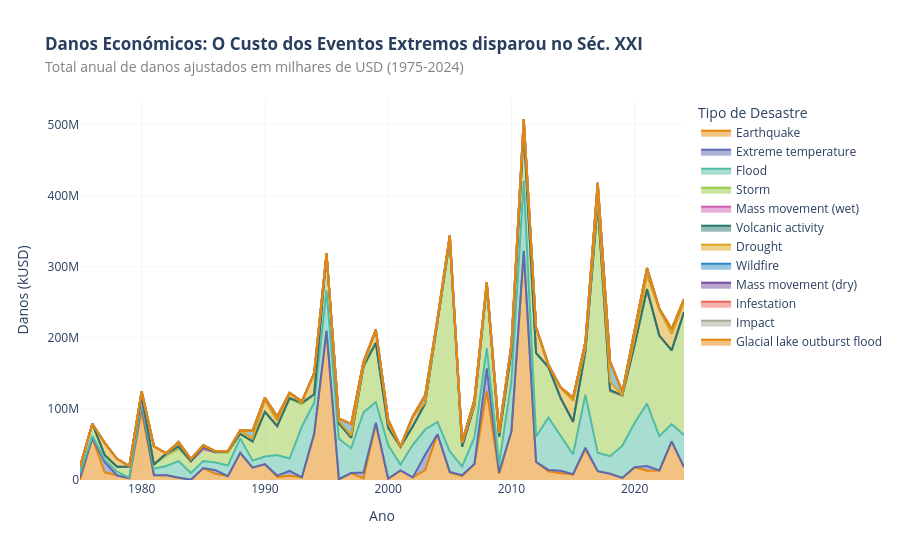

This figure's notebook cell:
### Markdown cell above
### O Impacto Económico — A Explosão dos Custos

Atendendo mais a research question> How have the frequency and economic damage of extreme weather events changed
over the past 50 years, and which world regions show the steepest acceleration?

Focamo-nos na dimensão económica da nossa pergunta de investigação. Este gráfico utiliza a variável `Total Damage, Adjusted ('000 US$)`, que representa o valor das perdas financeiras ajustadas pela inflação para garantir uma comparação justa entre 1975 e 2024.

### Code cell
# 1. Limpeza: Filtrar registos com dados de danos e anos do estudo
df_damage = df_emdat[df_emdat["Total Damage, Adjusted ('000 US$)"].notnull()].copy()
df_damage = df_damage[(df_damage['Start Year'] >= 1975) & (df_damage['Start Year'] <= 2024)]

# 2. Agrupar por Ano e Tipo de Desastre para ver a composição do custo
damage_trend = df_damage.groupby(['Start Year', 'Disaster Type'])["Total Damage, Adjusted ('000 US$)"].sum().reset_index()

# 3. Criar o Gráfico de Áreas Empilhadas
fig = px.area(
    damage_trend, 
    x="Start Year", 
    y="Total Damage, Adjusted ('000 US$)", 
    color="Disaster Type",
    title="<b>Danos Económicos: O Custo dos Eventos Extremos disparou no Séc. XXI</b><br><span style='font-size:14px; color:gray'>Total anual de danos ajustados em milhares de USD (1975-2024)</span>",
    labels={'Start Year': 'Ano', "Total Damage, Adjusted ('000 US$)": 'Danos (kUSD)'},
    color_discrete_sequence=px.colors.qualitative.Vivid
)

# 4. Estilo Editorial (Aula 4/5)
fig.update_layout(
    plot_bgcolor='white',
    xaxis=dict(showgrid=True, gridcolor='whitesmoke'),
    yaxis=dict(showgrid=True, gridcolor='whitesmoke'),
    legend_title="Tipo de Desastre"
)

fig.show()

### Figure 1 — Plotly figure (JSON) as saved in the notebook; plotly's stock layout.template omitted (floating-point values rounded to 4 significant figures)
{"data": [{"fillpattern": {"shape": ""}, "hovertemplate": "Disaster Type=Earthquake<br>Ano=%{x}<br>Danos (kUSD)=%{y}<extra></extra>", "legendgroup": "Earthquake", "line": {"color": "rgb(229, 134, 6)"}, "marker": {"symbol": "circle"}, "mode": "lines", "name": "Earthquake", "orientation": "v", "showlegend": true, "stackgroup": "1", "type": "scatter", "x": [1975, 1976, 1977, 1978, 1979, 1980, 1981, 1982, 1983, 1984, 1985, 1986, 1987, 1988, 1989, 1990, 1991, 1992, 1993, 1994, 1995, 1996, 1997, 1998, 1999, 2000, 2001, 2002, 2003, 2004, 2005, 2006, 2007, 2008, 2009, 2010, 2011, 2012, 2013, 2014, 2015, 2016, 2017, 2018, 2019, 2020, 2021, 2022, 2023, 2024], "xaxis": "x", "y": [104900.0, 58910000.0, 10780000.0, 6323000.0, 2283000.0, 96940000.0, 6643000.0, 6686000.0, 3217000.0, 240100.0, 16350000.0, 8612000.0, 5347000.0, 38200000.0, 17390000.0, 22080000.0, 4426000.0, 5956000.0, 3845000.0, 64380000.0, 208500000.0, 1145000.0, 9690000.0, 2348000.0, 78550000.0, 1412000.0, 13040000.0, 3606000.0, 14070000.0, 64390000.0, 10770000.0, 5340000.0, 22650000.0, 125000000.0, 8821000.0, 68050000.0, 321200000.0, 25330000.0, 12280000.0, 9514000.0, 7978000.0, 43120000.0, 12460000.0, 8887000.0, 2956000.0, 18010000.0, 13090000.0, 13390000.0, 53690000.0, 18130000.0], "yaxis": "y"}, {"fillpattern": {"shape": ""}, "hovertemplate": "Disaster Type=Extreme temperature<br>Ano=%{x}<br>Danos (kUSD)=%{y}<extra></extra>", "legendgroup": "Extreme temperature", "line": {"color": "rgb(93, 105, 177)"}, "marker": {"symbol": "circle"}, "mode": "lines", "name": "Extreme temperature", "orientation": "v", "showlegend": true, "stackgroup": "1", "type": "scatter", "x": [1975, 1977, 1979, 1980, 1985, 1986, 1988, 1990, 1991, 1992, 1994, 1995, 1997, 1998, 1999, 2000, 2001, 2003, 2005, 2006, 2008, 2009, 2010, 2011, 2012, 2013, 2014, 2015, 2016, 2021, 2023], "xaxis": "x", "y": [3497000.0, 14490000.0, 345800.0, 7613000.0, 419900.0, 5008000.0, 1592.0, 214300.0, 1778000.0, 6769000.0, 1005000.0, 1717000.0, 64490.0, 8227000.0, 1883000.0, 674300.0, 354500.0, 21350000.0, 642500.0, 1556000.0, 31970000.0, 1699000.0, 575400.0, 1089000.0, 208800.0, 1885000.0, 3336000.0, 124400.0, 2325000.0, 6483000.0, 566200.0], "yaxis": "y"}, {"fillpattern": {"shape": ""}, "hovertemplate": "Disaster Type=Flood<br>Ano=%{x}<br>Danos (kUSD)=%{y}<extra></extra>", "legendgroup": "Flood", "line": {"color": "rgb(82, 188, 163)"}, "marker": {"symbol": "circle"}, "mode": "lines", "name": "Flood", "orientation": "v", "showlegend": true, "stackgroup": "1", "type": "scatter", "x": [1975, 1976, 1977, 1978, 1979, 1980, 1981, 1982, 1983, 1984, 1985, 1986, 1987, 1988, 1989, 1990, 1991, 1992, 1993, 1994, 1995, 1996, 1997, 1998, 1999, 2000, 2001, 2002, 2003, 2004, 2005, 2006, 2007, 2008, 2009, 2010, 2011, 2012, 2013, 2014, 2015, 2016, 2017, 2018, 2019, 2020, 2021, 2022, 2023, 2024], "xaxis": "x", "y": [6304000.0, 3239000.0, 3726000.0, 5343000.0, 813800.0, 4359000.0, 9090000.0, 12980000.0, 23410000.0, 9510000.0, 9918000.0, 10910000.0, 15000000.0, 20390000.0, 9859000.0, 10670000.0, 28830000.0, 17510000.0, 71370000.0, 43390000.0, 56480000.0, 56990000.0, 34950000.0, 84540000.0, 29400000.0, 47000000.0, 8242000.0, 45870000.0, 35580000.0, 17240000.0, 28820000.0, 12150000.0, 37160000.0, 28620000.0, 11700000.0, 70720000.0, 98720000.0, 35740000.0, 73810000.0, 48310000.0, 27910000.0, 74370000.0, 26030000.0, 24630000.0, 45130000.0, 62410000.0, 87930000.0, 48160000.0, 24330000.0, 45080000.0], "yaxis": "y"}, {"fillpattern": {"shape": ""}, "hovertemplate": "Disaster Type=Storm<br>Ano=%{x}<br>Danos (kUSD)=%{y}<extra></extra>", "legendgroup": "Storm", "line": {"color": "rgb(153, 201, 69)"}, "marker": {"symbol": "circle"}, "mode": "lines", "name": "Storm", "orientation": "v", "showlegend": true, "stackgroup": "1", "type": "scatter", "x": [1975, 1976, 1977, 1978, 1979, 1980, 1981, 1982, 1983, 1984, 1985, 1986, 1987, 1988, 1989, 1990, 1991, 1992, 1993, 1994, 1995, 1996, 1997, 1998, 1999, 2000, 2001, 2002, 2003, 2004, 2005, 2006, 2007, 2008, 2009, 2010, 2011, 2012, 2013, 2014, 2015, 2016, 2017, 2018, 2019, 2020, 2021, 2022, 2023, 2024], "xaxis": "x", "y": [8535000.0, 16480000.0, 6008000.0, 6954000.0, 15140000.0, 6833000.0, 5930000.0, 14630000.0, 17110000.0, 16550000.0, 17000000.0, 14430000.0, 18140000.0, 6436000.0, 26200000.0, 62920000.0, 40390000.0, 84050000.0, 31230000.0, 11410000.0, 51460000.0, 21510000.0, 14720000.0, 63420000.0, 81620000.0, 23590000.0, 24920000.0, 25640000.0, 36420000.0, 139900000.0, 296900000.0, 27550000.0, 45090000.0, 88480000.0, 38190000.0, 40840000.0, 70940000.0, 117200000.0, 70830000.0, 53290000.0, 45470000.0, 60080000.0, 350000000.0, 90970000.0, 70720000.0, 110000000.0, 159300000.0, 141500000.0, 103800000.0, 172600000.0], "yaxis": "y"}, {"fillpattern": {"shape": ""}, "hovertemplate": "Disaster Type=Mass movement (wet)<br>Ano=%{x}<br>Danos (kUSD)=%{y}<extra></extra>", "legendgroup": "Mass movement (wet)", "line": {"color": "rgb(204, 97, 176)"}, "marker": {"symbol": "circle"}, "mode": "lines", "name": "Mass movement (wet)", "orientation": "v", "showlegend": true, "stackgroup": "1", "type": "scatter", "x": [1976, 1977, 1979, 1982, 1983, 1984, 1987, 1989, 1991, 1992, 1993, 1994, 1995, 1996, 1997, 1998, 1999, 2000, 2001, 2002, 2003, 2004, 2005, 2006, 2009, 2010, 2014, 2015, 2016, 2017, 2018, 2019, 2020, 2021, 2024], "xaxis": "x", "y": [551200.0, 56930.0, 10660.0, 2275000.0, 3114000.0, 129800.0, 1728000.0, 1071000.0, 14740.0, 966000.0, 2103000.0, 131800.0, 74700.0, 40000.0, 31850.0, 1768000.0, 1411000.0, 841600.0, 125100.0, 335700.0, 88600.0, 5813.0, 88340.0, 62470.0, 437200.0, 1837000.0, 361700.0, 10590.0, 947600.0, 188500.0, 1159000.0, 245400.0, 157600.0, 289400.0, 345100.0], "yaxis": "y"}, {"fillpattern": {"shape": ""}, "hovertemplate": "Disaster Type=Volcanic activity<br>Ano=%{x}<br>Danos (kUSD)=%{y}<extra></extra>", "legendgroup": "Volcanic activity", "line": {"color": "rgb(36, 121, 108)"}, "marker": {"symbol": "circle"}, "mode": "lines", "name": "Volcanic activity", "orientation": "v", "showlegend": true, "stackgroup": "1", "type": "scatter", "x": [1976, 1977, 1980, 1982, 1983, 1985, 1990, 1991, 1993, 1994, 1995, 1996, 1997, 2000, 2001, 2002, 2006, 2011, 2014, 2015, 2018, 2020, 2021, 2022], "xaxis": "x", "y": [3743.0, 113900.0, 3274000.0, 900400.0, 551800.0, 2916000.0, 19210.0, 545900.0, 1060.0, 232800.0, 1486.0, 33000.0, 15630.0, 4033.0, 29510.0, 15700.0, 233400.0, 145000.0, 246500.0, 794100.0, 1085000.0, 79990.0, 1557000.0, 126500.0], "yaxis": "y"}, {"fillpattern": {"shape": ""}, "hovertemplate": "Disaster Type=Drought<br>Ano=%{x}<br>Danos (kUSD)=%{y}<extra></extra>", "legendgroup": "Drought", "line": {"color": "rgb(218, 165, 27)"}, "marker": {"symbol": "circle"}, "mode": "lines", "name": "Drought", "orientation": "v", "showlegend": true, "stackgroup": "1", "type": "scatter", "x": [1977, 1978, 1979, 1980, 1981, 1982, 1983, 1984, 1985, 1986, 1988, 1989, 1990, 1991, 1992, 1994, 1995, 1996, 1997, 1998, 1999, 2000, 2001, 2002, 2003, 2004, 2005, 2006, 2007, 2008, 2009, 2010, 2011, 2012, 2013, 2014, 2015, 2016, 2017, 2018, 2019, 2020, 2021, 2022, 2023, 2024], "xaxis": "x", "y": [17080000.0, 11190000.0, 864500.0, 5710000.0, 25740000.0, 3251.0, 3986000.0, 3020000.0, 1898000.0, 1431000.0, 4778000.0, 4049000.0, 15850000.0, 7274000.0, 6569000.0, 29620000.0, 232200.0, 3485000.0, 2961000.0, 987600.0, 17600000.0, 6658000.0, 64490.0, 13730000.0, 1178000.0, 4968000.0, 742300.0, 4879000.0, 1068000.0, 340900.0, 5306000.0, 5588000.0, 11350000.0, 34810000.0, 2137000.0, 14540000.0, 29140000.0, 4645000.0, 7835000.0, 11680000.0, 197100.0, 9393000.0, 18630000.0, 36700000.0, 22750000.0, 13440000.0], "yaxis": "y"}, {"fillpattern": {"shape": ""}, "hovertemplate": "Disaster Type=Wildfire<br>Ano=%{x}<br>Danos (kUSD)=%{y}<extra></extra>", "legendgroup": "Wildfire", "line": {"color": "rgb(47, 138, 196)"}, "marker": {"symbol": "circle"}, "mode": "lines", "name": "Wildfire", "orientation": "v", "showlegend": true, "stackgroup": "1", "type": "scatter", "x": [1977, 1979, 1983, 1984, 1985, 1987, 1989, 1990, 1991, 1992, 1993, 1994, 1995, 1996, 1997, 1998, 1999, 2000, 2001, 2002, 2003, 2004, 2005, 2006, 2007, 2008, 2009, 2010, 2011, 2012, 2013, 2014, 2015, 2016, 2017, 2018, 2019, 2020, 2021, 2022, 2023, 2024], "xaxis": "x", "y": [11220.0, 47540.0, 1989000.0, 6039.0, 373800.0, 579800.0, 10840000.0, 4069000.0, 5973000.0, 941600.0, 2171000.0, 321700.0, 276900.0, 3425000.0, 16240000.0, 5035000.0, 924000.0, 4661000.0, 159400.0, 631500.0, 10390000.0, 4982.0, 6184000.0, 1539000.0, 6956000.0, 3689000.0, 2215000.0, 2978000.0, 4375000.0, 1366000.0, 1447000.0, 343200.0, 4553000.0, 8217000.0, 21660000.0, 28480000.0, 4578000.0, 13540000.0, 10710000.0, 1153000.0, 7052000.0, 4780000.0], "yaxis": "y"}, {"fillpattern": {"shape": ""}, "hovertemplate": "Disaster Type=Mass movement (dry)<br>Ano=%{x}<br>Danos (kUSD)=%{y}<extra></extra>", "legendgroup": "Mass movement (dry)", "line": {"color": "rgb(118, 78, 159)"}, "marker": {"symbol": "circle"}, "mode": "lines", "name": "Mass movement (dry)", "orientation": "v", "showlegend": true, "stackgroup": "1", "type": "scatter", "x": [1987, 2013], "xaxis": "x", "y": [2761.0, 10770.0], "yaxis": "y"}, {"fillpattern": {"shape": ""}, "hovertemplate": "Disaster Type=Infestation<br>Ano=%{x}<br>Danos (kUSD)=%{y}<extra></extra>", "legendgroup": "Infestation", "line": {"color": "rgb(237, 100, 90)"}, "marker": {"symbol": "circle"}, "mode": "lines", "name": "Infestation", "orientation": "v", "showlegend": true, "stackgroup": "1", "type": "scatter", "x": [1995, 1997, 1998, 2000], "xaxis": "x", "y": [214100.0, 6840.0, 3271.0, 218600.0], "yaxis": "y"}, {"fillpattern": {"shape": ""}, "hovertemplate": "Disaster Type=Impact<br>Ano=%{x}<br>Danos (kUSD)=%{y}<extra></extra>", "legendgroup": "Impact", "line": {"color": "rgb(165, 170, 153)"}, "marker": {"symbol": "circle"}, "mode": "lines", "name": "Impact", "orientation": "v", "showlegend": true, "stackgroup": "1", "type": "scatter", "x": [2013], "xaxis": "x", "y": [44440.0], "yaxis": "y"}, {"fillpattern": {"shape": ""}, "hovertemplate": "Disaster Type=Glacial lake outburst flood<br>Ano=%{x}<br>Danos (kUSD)=%{y}<extra></extra>", "legendgroup": "Glacial lake outburst flood", "line": {"color": "rgb(229, 134, 6)"}, "marker": {"symbol": "circle"}, "mode": "lines", "name": "Glacial lake outburst flood", "orientation": "v", "showlegend": true, "stackgroup": "1", "type": "scatter", "x": [2021], "xaxis": "x", "y": [243100.0], "yaxis": "y"}], "layout": {"legend": {"title": {"text": "Tipo de Desastre"}, "tracegroupgap": 0}, "plot_bgcolor": "white", "title": {"text": "<b>Danos Económicos: O Custo dos Eventos Extremos disparou no Séc. XXI</b><br><span style='font-size:14px; color:gray'>Total anual de danos ajustados em milhares de USD (1975-2024)</span>"}, "xaxis": {"anchor": "y", "domain": [0, 1], "gridcolor": "whitesmoke", "showgrid": true, "title": {"text": "Ano"}}, "yaxis": {"anchor": "x", "domain": [0, 1], "gridcolor": "whitesmoke", "showgrid": true, "title": {"text": "Danos (kUSD)"}}}}
